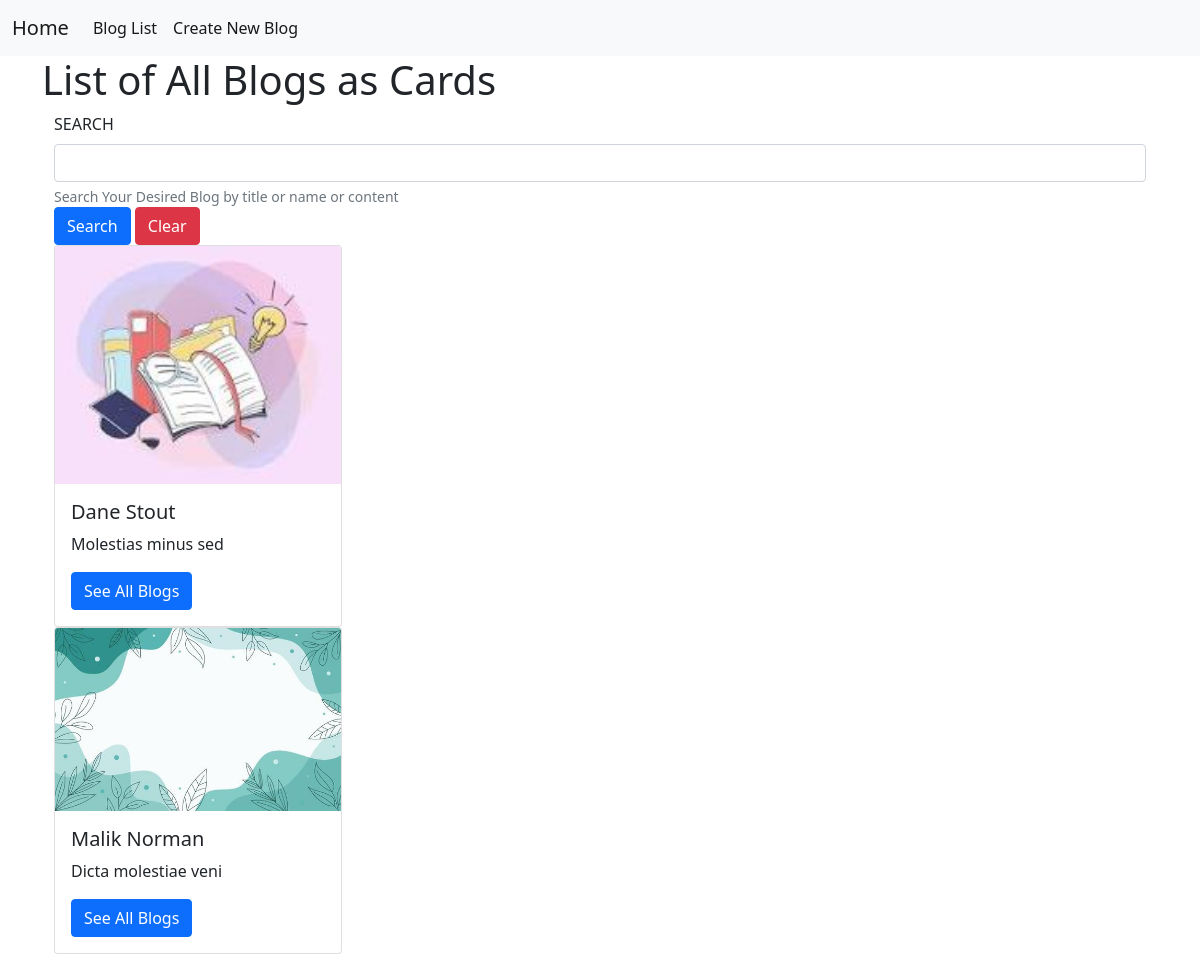
The page / on the database its author committed.
### blogs/models.py (models this page shows, shortened)
class BlogModel(models.Model):
    CAT = [
        ('Educational', 'Educational'),
        ('Technologies', 'Technologies'),
        ('Sports', 'Sports')
    ]
    title = models.CharField(max_length=255, null=True)
    author_name = models.CharField(max_length=255, null=True)
    content = models.TextField(null=True)
    category = models.CharField(max_length=20, choices=CAT, null=True)
    blog_image = models.ImageField(upload_to='media/blog', null=True)
    publish_date = models.DateField(null=True)
    created_at = models.DateField(auto_now_add=True, null=True)

### blogs/views.py (the view)
# urls.py: path('', home_view, name='home_view'),
def home_view(request):
    blog = BlogModel.objects.all()
    search = request.GET.get('search')
    if search:
        blog = BlogModel.objects.filter(
            Q(title__icontains=search)|
            Q(author_name__icontains=search)|
            Q(content__icontains=search)
        )
    dictionary = {
        'blog': blog
    }
    return render(request, 'home.html', dictionary)

### blogs/templates/home.html
{% extends 'master/base.html' %}
{% block body %}
  <h1>List of All Blogs as Cards</h1>
  <div class="container">
    <form action="" method="get">
      <label for="inputtext5" class="form-label">SEARCH</label>
      <input type="text" name="search" id="inputtext5" class="form-control" aria-describedby="textHelpBlock" />
      <div id="textHelpBlock" class="form-text">Search Your Desired Blog by title or name or content</div>
      <button type="submit" class="btn btn-primary">Search</button>
      <a href="{% url 'home_view' %}" class="btn btn-danger">Clear</a>
    </form>
  </div>
  <div class="container">
    {% for b in blog %}
      <div class="card" style="width: 18rem;">
        <img src="{{ b.blog_image }}" class="card-img-top" alt="..." />
        <div class="card-body">
          <h5 class="card-title">{{ b.title }}</h5>
          <p class="card-text">{{ b.content }}</p>
          <a href="{% url 'blog_list' %}" class="btn btn-primary">See All Blogs</a>
        </div>
      </div>
    {% endfor %}
  </div>
{% endblock %}

### rows shown on the page
BlogModel: blog_image (picture), title "Dane Stout", content "Molestias minus sed"
BlogModel: blog_image (picture), title "Malik Norman", content "Dicta molestiae veni"
